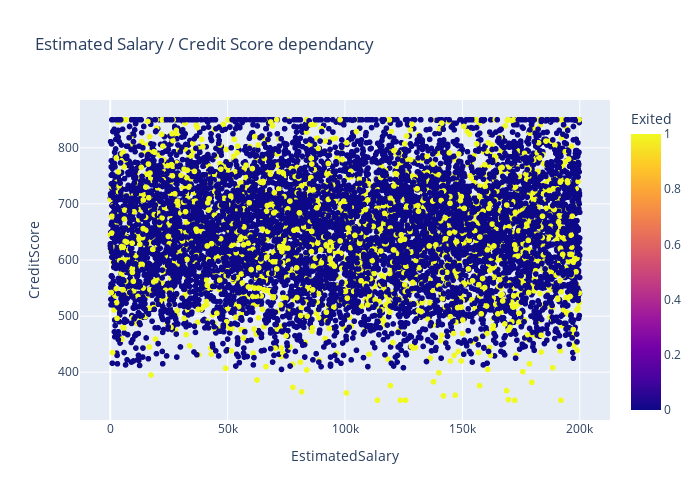

The notebook cell saved with this chart:
### Markdown cell above
### 9.5

### Code cell
import plotly
import plotly.express as px
fig = px.scatter(
    data_frame=churn_data, 
    x = 'EstimatedSalary', 
    y = 'CreditScore', 
    color='Exited', 
    title='Estimated Salary / Credit Score dependancy',
    width=700,
    height=500
);
fig.show()

### Figure 1 — Plotly figure (JSON) as saved in the notebook; plotly's stock layout.template omitted (floating-point values rounded to 4 significant figures; data arrays with more than 128 entries replaced by an {"elided": "..."} marker saying what was removed)
{"data": [{"hovertemplate": "EstimatedSalary=%{x}<br>CreditScore=%{y}<br>Exited=%{marker.color}<extra></extra>", "legendgroup": "", "marker": {"color": {"elided": "10000 int values"}, "coloraxis": "coloraxis", "symbol": "circle"}, "mode": "markers", "name": "", "showlegend": false, "type": "scattergl", "x": {"elided": "10000 float values"}, "xaxis": "x", "y": {"elided": "10000 int values"}, "yaxis": "y"}], "layout": {"coloraxis": {"colorbar": {"title": {"text": "Exited"}}, "colorscale": [[0, "#0d0887"], [0.1111, "#46039f"], [0.2222, "#7201a8"], [0.3333, "#9c179e"], [0.4444, "#bd3786"], [0.5556, "#d8576b"], [0.6667, "#ed7953"], [0.7778, "#fb9f3a"], [0.8889, "#fdca26"], [1, "#f0f921"]]}, "height": 500, "legend": {"tracegroupgap": 0}, "title": {"text": "Estimated Salary / Credit Score dependancy"}, "width": 700, "xaxis": {"anchor": "y", "domain": [0, 1], "title": {"text": "EstimatedSalary"}}, "yaxis": {"anchor": "x", "domain": [0, 1], "title": {"text": "CreditScore"}}}}
